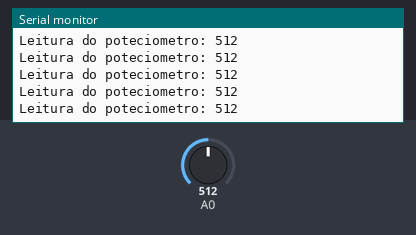
Recording of a sketch running on a simulated Arduino Uno, built with avr-gcc and run on an emulated ATmega328P. On the bench: the last lines printed to the serial monitor. The inputs (shaded band) are chosen by the test bench; at power-on: A0 = 512.

Above: at 1.2 s.
1.3 s: A0 set to 716
At 1.31 s:
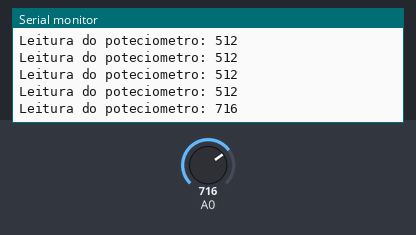
2.8 s: A0 set to 900
At 2.82 s:
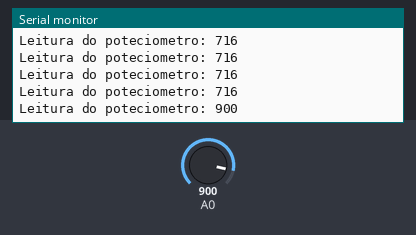
Timing chart, 0 to 5.8 s (numbered marks = the images above; inputs shaded):
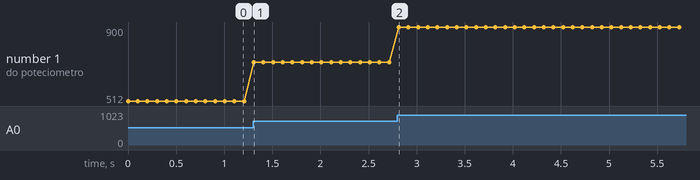

Measured:
- after the input at 1.3 s, the serial monitor: prints a new line at once (image 1)
- after the input at 2.8 s, the serial monitor: prints a new line at once (image 2)
- plotted number 1: 512 → 716 after the input at 1.3 s, 716 → 900 after the input at 2.8 s

The sketch:

teste_potenciometro.ino
```cpp
int leitura = 0;

void setup() {
  Serial.begin(9600);

}

void loop() {
  leitura = analogRead (A0);

  Serial.print("Leitura do poteciometro: ");
  Serial.println(leitura);
  delay(100);
}
```
